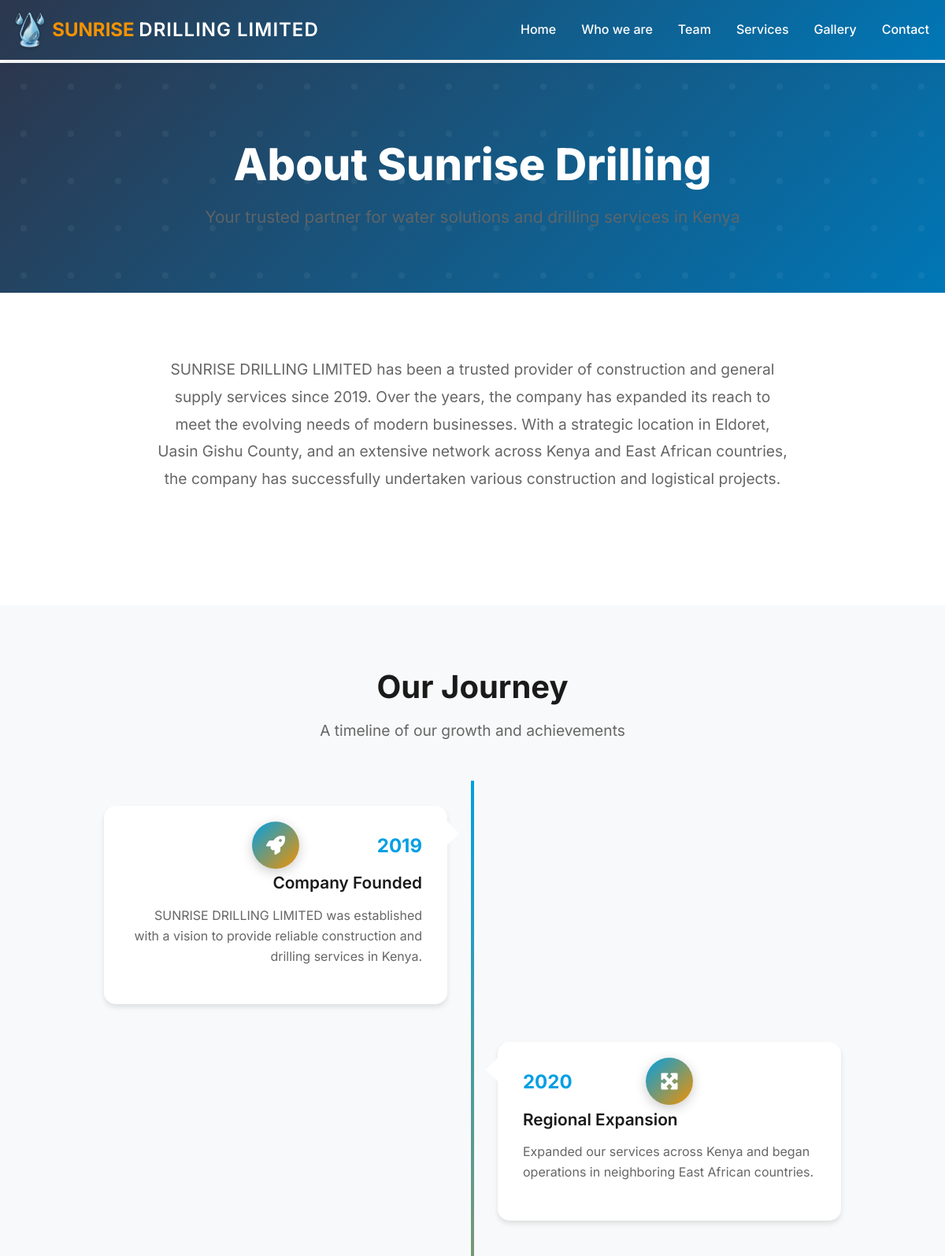
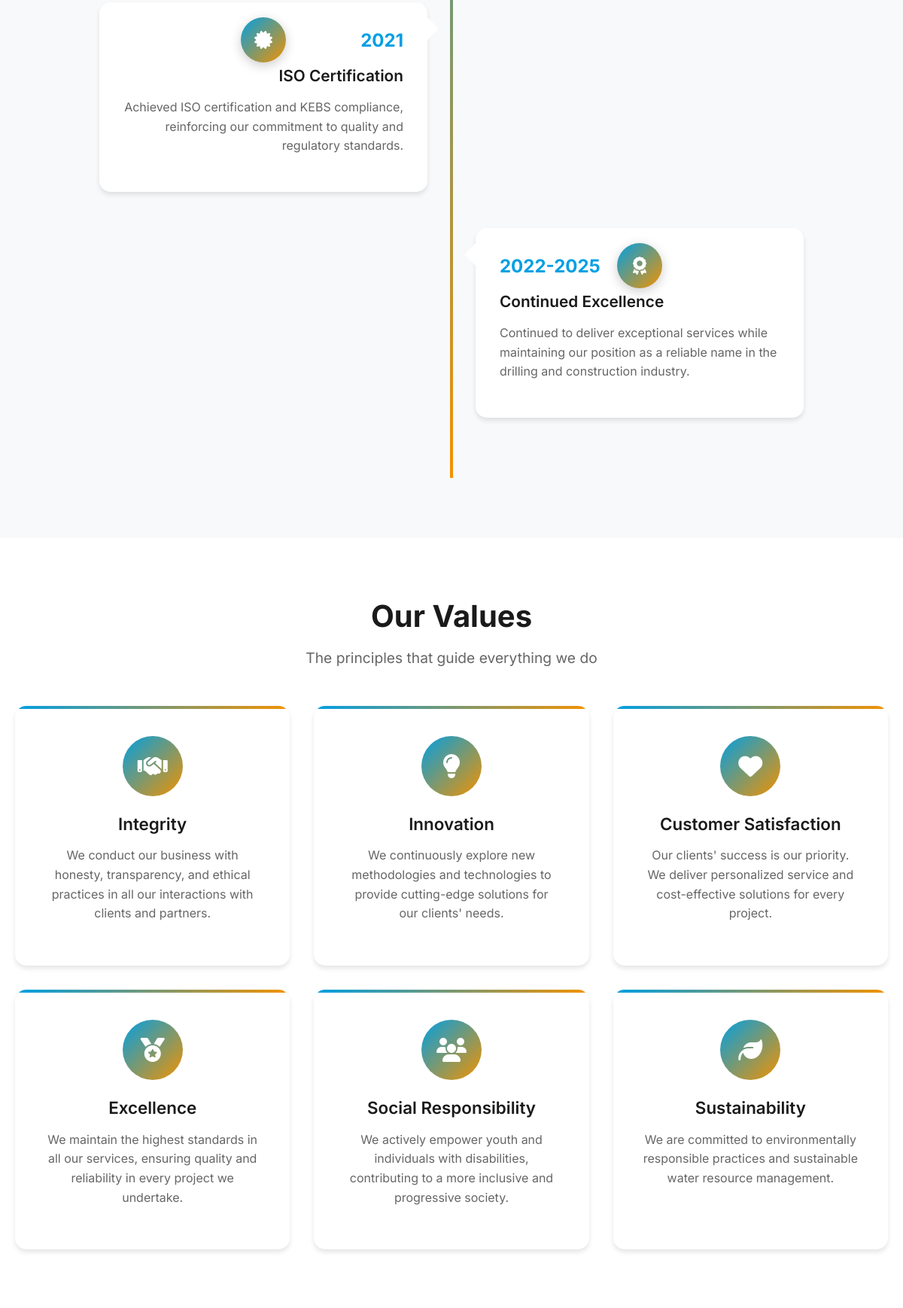
The page /about/ (upper part) on the database its author committed (2 pictures, top to bottom).
### main/models.py (models this page shows, shortened)
class SingletonModel(models.Model):
    class Meta:
        abstract = True
    @classmethod
    def load(cls):
        obj, _ = cls.objects.get_or_create(pk=1)
        return obj

class AboutPageContent(SingletonModel):
    title = models.CharField(max_length=200, default="About Sunrise Drilling")
    subtitle = models.CharField(
        max_length=255,
        default="Your trusted partner for water solutions and drilling services in Kenya")
    intro = models.TextField(default="")
    journey_title = models.CharField(max_length=200, default="Our Journey")
    journey_subtitle = models.CharField(max_length=255,
                                        default="A timeline of our growth and achievements")
    values_title = models.CharField(max_length=200, default="Our Values")
    values_subtitle = models.CharField(max_length=255,
                                       default="The principles that guide everything we do")
    mission_text = models.TextField(default="")
    vision_text = models.TextField(default="")
    cert_title = models.CharField(max_length=200, default="Certifications and Compliance")
    cert_subtitle = models.CharField(max_length=255,
                                     default="Our commitment to quality and regulatory standards")
    cert_intro = models.TextField(blank=True, default="")
    class Meta:
        verbose_name = "About Page"
        verbose_name_plural = "About Page"

class TimelineEvent(models.Model):
    year = models.CharField(max_length=20, help_text="e.g. 2019 or 2022-2025")
    title = models.CharField(max_length=200)
    description = models.TextField()
    icon = models.CharField(max_length=50, default="fa-rocket",
                            help_text="Font Awesome class, e.g. fa-rocket")
    order = models.PositiveIntegerField(default=0)
    class Meta:
        verbose_name = "Timeline Event"
        verbose_name_plural = "Timeline Events"
        ordering = ['order']

class ValueCard(models.Model):
    SECTION_CHOICES = [
        ('value', 'Our Values'),
        ('certification', 'Certifications & Compliance'),
    ]
    section = models.CharField(max_length=20, choices=SECTION_CHOICES, default='value')
    icon = models.CharField(max_length=50, help_text="Font Awesome class, e.g. fa-handshake")
    title = models.CharField(max_length=200)
    description = models.TextField()
    order = models.PositiveIntegerField(default=0)
    class Meta:
        verbose_name = "About Value / Certification Card"
        verbose_name_plural = "About Value / Certification Cards"
        ordering = ['order']

### main/views.py (the view)
# urls.py: path('about/', views.about, name='about'),
def about(request):
    return render(request, 'main/about.html', {
        'content': AboutPageContent.load(),
        'timeline_events': TimelineEvent.objects.all(),
        'values': ValueCard.objects.filter(section='value'),
        'certifications': ValueCard.objects.filter(section='certification'),
    })

### main/context_processors.py (called while the page is built)
def site_content(request):
    return {
        'site_settings': SiteSettings.load(),
        'footer_services': Service.objects.all()[:6],
    }

### templates/main/about.html (shortened to what this page needs)
{% extends 'base.html' %}
{% load static %}
{% block extra_css %}
<link rel="stylesheet" href="{% static 'css/main.css' %}">
<link rel="stylesheet" href="{% static 'css/about.css' %}">
{% endblock %}
{% block content %}
<section class="page-header">
    <div class="container">
        <h1 class="page-title">{{ content.title }}</h1>
        <p class="page-subtitle">{{ content.subtitle }}</p>
    </div>
</section>
<section class="about-content">
    <div class="container">
        <div class="about-intro animate-on-scroll">
            <p>{{ content.intro|linebreaksbr }}</p>
        </div>
    </div>
</section>
<section class="timeline-section">
    <div class="container">
        <h2 class="section-title animate-on-scroll">{{ content.journey_title }}</h2>
        <p class="section-subtitle animate-on-scroll">{{ content.journey_subtitle }}</p>
        <div class="timeline">
            {% for event in timeline_events %}
            <div class="timeline-item animate-on-scroll">
                <div class="timeline-icon">
                    <i class="fas {{ event.icon }}"></i>
                </div>
                <div class="timeline-content">
                    <div class="timeline-year">{{ event.year }}</div>
                    <h3 class="timeline-title">{{ event.title }}</h3>
                    <p class="timeline-description">{{ event.description }}</p>
                </div>
            </div>
            {% endfor %}
        </div>
    </div>
</section>
<section class="values-section">
    <div class="container">
        <h2 class="section-title animate-on-scroll">{{ content.values_title }}</h2>
        <p class="section-subtitle animate-on-scroll">{{ content.values_subtitle }}</p>
        <div class="values-grid">
            {% for card in values %}
            <div class="value-card animate-on-scroll">
                <div class="value-icon">
                    <i class="fas {{ card.icon }}"></i>
                </div>
                <h3 class="value-title">{{ card.title }}</h3>
                <p class="value-description">{{ card.description }}</p>
            </div>
            {% endfor %}
        </div>
    </div>
</section>
{% endblock %}

### static/css/main.css (style rules this page uses)
:root { --primary-blue: #009FE3; --primary-orange: #F39200; --brand-navy: #2C374D; --brand-blue-deep: #0077B6; --text-dark: #1a1a1a; --text-light: #666666; --white: #ffffff; --light-gray: #f8f9fa; --border-color: #e0e0e0; --shadow: 0 4px 6px rgba(0, 0, 0, 0.1); --shadow-lg: 0 10px 25px rgba(0, 0, 0, 0.15); }
* { margin: 0; padding: 0; box-sizing: border-box; }
body { font-family: 'Inter', sans-serif; line-height: 1.6; color: var(--text-dark); background-color: var(--white); overflow-x: hidden; }
h1, h2, h3, h4, h5, h6 { font-weight: 600; line-height: 1.2; margin-bottom: 1rem; }
h1 { font-size: 3rem; font-weight: 800; }
h2 { font-size: 2.5rem; font-weight: 700; }
h3 { font-size: 2rem; font-weight: 600; }
p { margin-bottom: 1rem; color: var(--text-light); }
.container { max-width: 1200px; margin: 0 auto; padding: 0 20px; }
.section-title { font-size: 2.5rem; font-weight: 700; text-align: center; margin-bottom: 1rem; color: var(--text-dark); }
.section-subtitle { font-size: 1.2rem; text-align: center; color: var(--text-light); margin-bottom: 3rem; max-width: 600px; margin-left: auto; margin-right: auto; }

### templates/base.html (style rules this page uses)
:root { --primary-blue: #009FE3; --primary-orange: #F39200; --brand-navy: #2C374D; --brand-blue-deep: #0077B6; --text-dark: #1a1a1a; --text-light: #666666; --white: #ffffff; --light-gray: #f8f9fa; --border-color: #e0e0e0; }
* { margin: 0; padding: 0; box-sizing: border-box; }
body { font-family: 'Inter', sans-serif; line-height: 1.6; color: var(--text-dark); background-color: var(--white); }
.container { max-width: 1200px; margin: 0 auto; padding: 0 20px; }
.section-title { font-size: 2.5rem; font-weight: 700; text-align: center; margin-bottom: 1rem; color: var(--text-dark); }
.section-subtitle { font-size: 1.2rem; text-align: center; color: var(--text-light); margin-bottom: 3rem; }

### rows shown on the page
AboutPageContent: title "About Sunrise Drilling", subtitle "Your trusted partner for water solutions and drilling services in Kenya", intro "SUNRISE DRILLING LIMITED has been a trusted provider of construction and general supply services since 2019. Over the years, the company has expanded its reach to meet the evolving needs of modern businesses. With a strategic location in Eldoret, Uasin Gishu County, and an extensive network across Kenya and East African countries, the company has successfully undertaken various construction and logistical projects.", journey_title "Our Journey", journey_subtitle "A timeline of our growth and achievements", values_title "Our Values", values_subtitle "The principles that guide everything we do"
TimelineEvent: year "2019", title "Company Founded", description "SUNRISE DRILLING LIMITED was established with a vision to provide reliable construction and drilling services in Kenya."
TimelineEvent: year "2020", title "Regional Expansion", description "Expanded our services across Kenya and began operations in neighboring East African countries."
TimelineEvent: year "2021", title "ISO Certification", description "Achieved ISO certification and KEBS compliance, reinforcing our commitment to quality and regulatory standards."
TimelineEvent: year "2022-2025", title "Continued Excellence", description "Continued to deliver exceptional services while maintaining our position as a reliable name in the drilling and construction industry."
ValueCard: title "Integrity", description "We conduct our business with honesty, transparency, and ethical practices in all our interactions with clients and partners."
ValueCard: title "Innovation", description "We continuously explore new methodologies and technologies to provide cutting-edge solutions for our clients' needs."
ValueCard: title "Customer Satisfaction", description "Our clients' success is our priority. We deliver personalized service and cost-effective solutions for every project."
ValueCard: title "Excellence", description "We maintain the highest standards in all our services, ensuring quality and reliability in every project we undertake."
ValueCard: title "Social Responsibility", description "We actively empower youth and individuals with disabilities, contributing to a more inclusive and progressive society."
ValueCard: title "Sustainability", description "We are committed to environmentally responsible practices and sustainable water resource management."
